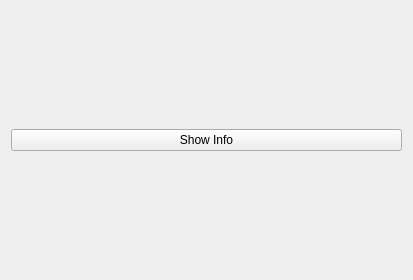
<?xml version="1.0" encoding="UTF-8"?>
<ui version="4.0">
 <class>Widget</class>
 <widget class="QWidget" name="Widget">
  <property name="geometry">
   <rect>
    <x>0</x>
    <y>0</y>
    <width>413</width>
    <height>280</height>
   </rect>
  </property>
  <property name="windowTitle">
   <string>Widget</string>
  </property>
  <layout class="QVBoxLayout" name="verticalLayout">
   <item>
    <widget class="QPushButton" name="showInfoButton">
     <property name="text">
      <string>Show Info</string>
     </property>
    </widget>
   </item>
  </layout>
 </widget>
 <resources/>
 <connections/>
</ui>
